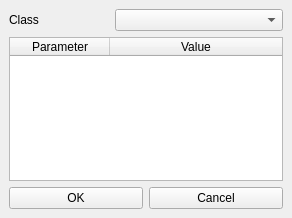
<?xml version="1.0" encoding="UTF-8"?>
<ui version="4.0">
 <class>MainWindow</class>
 <widget class="QMainWindow" name="MainWindow">
  <property name="windowModality">
   <enum>Qt::WindowModal</enum>
  </property>
  <property name="geometry">
   <rect>
    <x>0</x>
    <y>0</y>
    <width>292</width>
    <height>218</height>
   </rect>
  </property>
  <property name="windowTitle">
   <string>New Class</string>
  </property>
  <widget class="QWidget" name="centralwidget">
   <layout class="QVBoxLayout" name="verticalLayout">
    <item>
     <layout class="QHBoxLayout" name="horizontalLayout" stretch="0,2">
      <item>
       <widget class="QLabel" name="label">
        <property name="sizePolicy">
         <sizepolicy hsizetype="Preferred" vsizetype="Preferred">
          <horstretch>0</horstretch>
          <verstretch>0</verstretch>
         </sizepolicy>
        </property>
        <property name="minimumSize">
         <size>
          <width>100</width>
          <height>0</height>
         </size>
        </property>
        <property name="text">
         <string>Class</string>
        </property>
       </widget>
      </item>
      <item>
       <widget class="QComboBox" name="classCombo">
        <property name="sizePolicy">
         <sizepolicy hsizetype="Expanding" vsizetype="Fixed">
          <horstretch>0</horstretch>
          <verstretch>0</verstretch>
         </sizepolicy>
        </property>
       </widget>
      </item>
     </layout>
    </item>
    <item>
     <widget class="QTableWidget" name="attrTable">
      <property name="sizePolicy">
       <sizepolicy hsizetype="Preferred" vsizetype="Expanding">
        <horstretch>0</horstretch>
        <verstretch>0</verstretch>
       </sizepolicy>
      </property>
      <attribute name="horizontalHeaderStretchLastSection">
       <bool>true</bool>
      </attribute>
      <attribute name="verticalHeaderVisible">
       <bool>true</bool>
      </attribute>
      <column>
       <property name="text">
        <string>Parameter</string>
       </property>
      </column>
      <column>
       <property name="text">
        <string>Value</string>
       </property>
      </column>
     </widget>
    </item>
    <item>
     <layout class="QHBoxLayout" name="horizontalLayout_2">
      <item>
       <widget class="QPushButton" name="okayButton">
        <property name="text">
         <string>OK</string>
        </property>
       </widget>
      </item>
      <item>
       <widget class="QPushButton" name="cancelButton">
        <property name="text">
         <string>Cancel</string>
        </property>
       </widget>
      </item>
     </layout>
    </item>
   </layout>
  </widget>
 </widget>
 <resources/>
 <connections/>
</ui>
